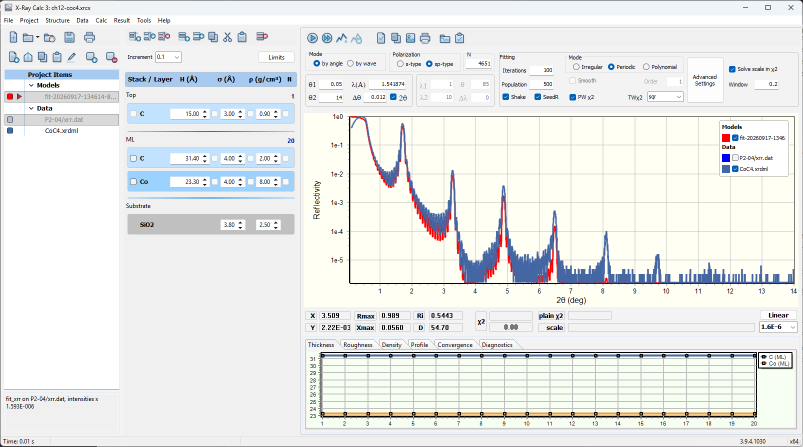
#> input picture figures-src/screenshots/ch12-starting-model-full.png, 1606 x 893 px (shown at 1/2 size)
$ python fig_12_1_structure.py
#> lines starting #> are read from the running program, lines starting #| are printed output that depends on the picture
"""Figure 12-1: the structure panel holding the CoC4 starting model.

Source: figures-src/screenshots/ch12-starting-model-full.png. It is X-Ray Calc
3.9.4.1030 (the x64 build in _Out\\BIN, 2026-09-24), light theme, 96 dpi (100 %
display scale), the window set to 1620 x 900 and captured with its DWM frame
bounds (1606 x 893 pixels) while topmost.

What was done in the program, from a copy of the expert fit
CoC4-expert-full-fit.xrcx (XRR-Fitting-Skill, submission/zenodo/fits):
- params.dsc of the copy edited before opening: 2teta=1 (the 2θ box ticked),
  LinkedData=-1 (the old data item is in θ, so it was unlinked);
- opened with `-f <file> -a`;
- Data > Load ... ("Load curve from file", XRDML filter) with
  submission/zenodo/curves/CoC4.xrdml; λ became 1.541874 Å;
- the old data item P2-04/xrr.dat unticked in the chart legend;
- θ1 0.05, θ2 14 (the fields are in 2θ when the 2θ box is ticked), N 4651;
- Structure > Edit as text ..., the whole text replaced (Ctrl+A, Ctrl+V) with
  the one-line model
  {"Stacks":[{"T":"Top","N":1,"Layers":[{"M":"C","H":15,"s":3,"r":0.9}]},
   {"T":"ML","N":20,"Layers":[{"M":"C","H":31.4,"s":4,"r":2},
   {"M":"Co","H":23.3,"s":4,"r":8}]}],"Subs":{"M":"SiO2","s":3.8,"r":2.5}}
  and the editor's Save button pressed;
- Calc > Run.
The text the editor showed when reopened is figures-src/ch12/model-as-text.json.

The crop keeps the structure panel only: the column header (Stack / Layer,
H, σ, ρ, N), the Top stack (N 1), the ML stack (N 20) and the Substrate
block, with a few pixels of the grey panel around them. The Chart Info bar is
far from this panel (its D box is at x 832-925, y 645-665), so it is left out.

Run:  python scripts/figures/fig_12_1_structure.py
Out:  public/figures/fig-12-1-starting-model.png

Retake the screenshot, and update the name and the version here, whenever a
control shown in the figure changes (STYLE.md §6).
"""
from pathlib import Path

from PIL import Image
from PIL.PngImagePlugin import PngInfo

ROOT = Path(__file__).resolve().parents[2]
SRC = ROOT / "figures-src" / "screenshots" / "ch12-starting-model-full.png"
OUT = ROOT / "public" / "figures" / "fig-12-1-starting-model.png"
VERSION = "X-Ray Calc 3.9.4.1030"

# The structure panel in the 1606 x 893 capture, (left, top, right, bottom) in
# pixels. Its scroll area is x 247-596; the column header starts at y 144 and
# the Substrate block ends at y 468.
CROP = (244, 140, 598, 476)


def main():
    shot = Image.open(SRC).convert("RGB")
#> shot is the input picture: PIL image 1606x893 RGB; mean R, G, B 233.6, 235.4, 234.3
    assert shot.size == (1606, 893), f"unexpected capture size {shot.size}"
    fig = shot.crop(CROP)
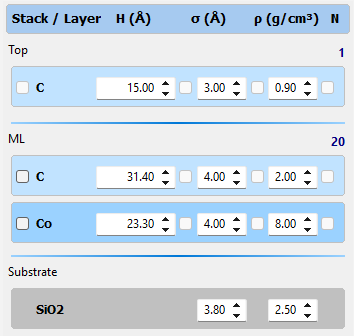
#> fig: PIL image 354x336 RGB; mean R, G, B 210.7, 222.7, 233.3
    info = PngInfo()
    info.add_text("Title", "Figure 12-1: the structure panel holding the CoC4 starting model")
    info.add_text("Source", f"{SRC.name}; {VERSION}; script scripts/figures/fig_12_1_structure.py")
    OUT.parent.mkdir(parents=True, exist_ok=True)
    fig.save(OUT, pnginfo=info, dpi=(96, 96))
    print(f"wrote {OUT.name} {fig.size}")
#| wrote fig-12-1-starting-model.png (354, 336)


if __name__ == "__main__":
    main()

$ run again, with figures-src/screenshots/ch11-chart-info-full.png copied over figures-src/screenshots/ch12-starting-model-full.png
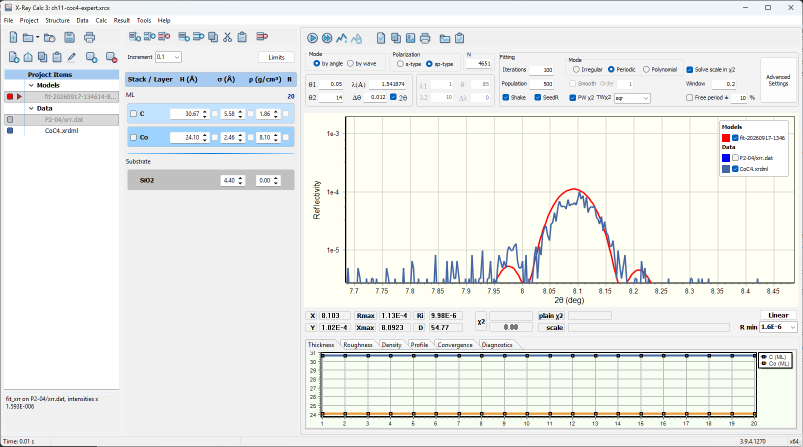
#> input picture figures-src/screenshots/ch11-chart-info-full.png, 1606 x 893 px (shown at 1/2 size)
#> in main, shot is the input picture: PIL image 1606x893 RGB; mean R, G, B 236.1, 237.8, 235.7
#> in main, `fig = shot.crop(CROP)`:
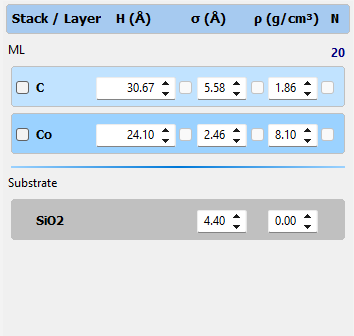
#> fig: PIL image 354x336 RGB; mean R, G, B 215.7, 224.9, 233.1
#| wrote fig-12-1-starting-model.png (354, 336)

$ run again, with figures-src/screenshots/ch14-fit-settings-full.png copied over figures-src/screenshots/ch12-starting-model-full.png
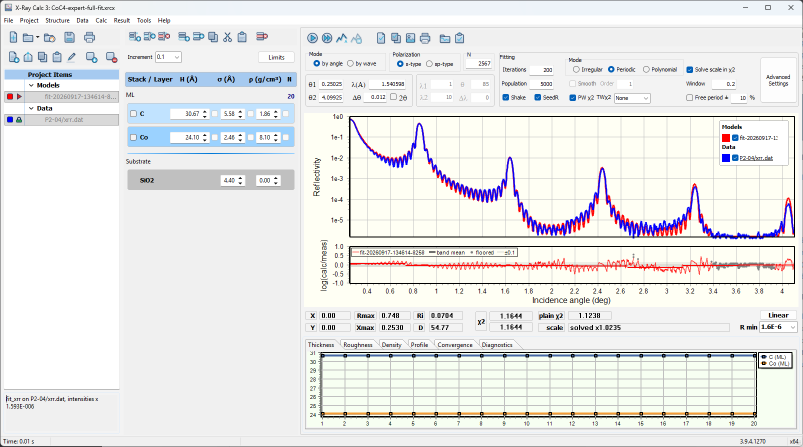
#> input picture figures-src/screenshots/ch14-fit-settings-full.png, 1606 x 893 px (shown at 1/2 size)
#> in main, shot is the input picture: PIL image 1606x893 RGB; mean R, G, B 233.8, 234.1, 233.5
#> in main, `fig = shot.crop(CROP)`:
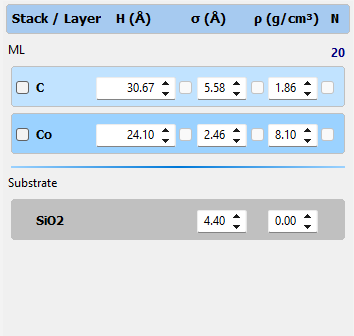
#> fig: PIL image 354x336 RGB; mean R, G, B 215.7, 224.9, 233.1
#| wrote fig-12-1-starting-model.png (354, 336)
